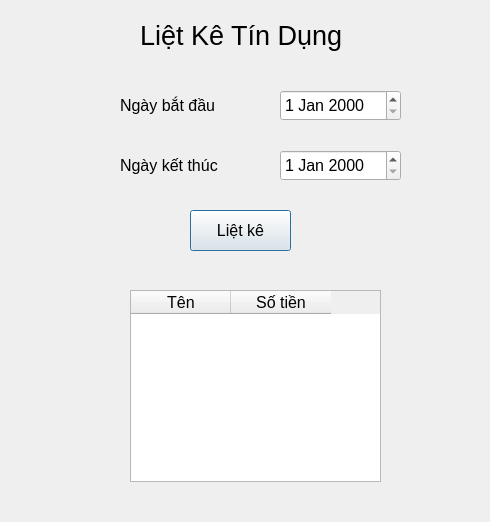
<?xml version="1.0" encoding="UTF-8"?>
<ui version="4.0">
 <class>Dialog</class>
 <widget class="QDialog" name="Dialog">
  <property name="geometry">
   <rect>
    <x>0</x>
    <y>0</y>
    <width>490</width>
    <height>522</height>
   </rect>
  </property>
  <property name="font">
   <font>
    <pointsize>2</pointsize>
   </font>
  </property>
  <property name="windowTitle">
   <string>Liệt kê tín dụng</string>
  </property>
  <widget class="QDateEdit" name="dateEdit">
   <property name="geometry">
    <rect>
     <x>280</x>
     <y>90</y>
     <width>121</width>
     <height>31</height>
    </rect>
   </property>
   <property name="font">
    <font>
     <pointsize>12</pointsize>
    </font>
   </property>
  </widget>
  <widget class="QLabel" name="label">
   <property name="geometry">
    <rect>
     <x>120</x>
     <y>90</y>
     <width>111</width>
     <height>31</height>
    </rect>
   </property>
   <property name="font">
    <font>
     <pointsize>12</pointsize>
    </font>
   </property>
   <property name="text">
    <string>Ngày bắt đầu</string>
   </property>
  </widget>
  <widget class="QDateEdit" name="dateEdit_2">
   <property name="geometry">
    <rect>
     <x>280</x>
     <y>150</y>
     <width>121</width>
     <height>31</height>
    </rect>
   </property>
   <property name="font">
    <font>
     <pointsize>12</pointsize>
    </font>
   </property>
  </widget>
  <widget class="QLabel" name="label_2">
   <property name="geometry">
    <rect>
     <x>120</x>
     <y>150</y>
     <width>111</width>
     <height>31</height>
    </rect>
   </property>
   <property name="font">
    <font>
     <pointsize>12</pointsize>
    </font>
   </property>
   <property name="text">
    <string>Ngày kết thúc</string>
   </property>
  </widget>
  <widget class="QPushButton" name="pushButton">
   <property name="geometry">
    <rect>
     <x>190</x>
     <y>210</y>
     <width>101</width>
     <height>41</height>
    </rect>
   </property>
   <property name="font">
    <font>
     <pointsize>12</pointsize>
    </font>
   </property>
   <property name="text">
    <string>Liệt kê</string>
   </property>
  </widget>
  <widget class="QTableWidget" name="tableWidget">
   <property name="geometry">
    <rect>
     <x>130</x>
     <y>290</y>
     <width>251</width>
     <height>192</height>
    </rect>
   </property>
   <property name="font">
    <font>
     <pointsize>12</pointsize>
    </font>
   </property>
   <column>
    <property name="text">
     <string>Tên</string>
    </property>
    <property name="font">
     <font>
      <pointsize>12</pointsize>
     </font>
    </property>
   </column>
   <column>
    <property name="text">
     <string>Số tiền</string>
    </property>
    <property name="font">
     <font>
      <pointsize>12</pointsize>
     </font>
    </property>
   </column>
  </widget>
  <widget class="QLabel" name="label_4">
   <property name="geometry">
    <rect>
     <x>140</x>
     <y>10</y>
     <width>221</width>
     <height>51</height>
    </rect>
   </property>
   <property name="font">
    <font>
     <pointsize>20</pointsize>
    </font>
   </property>
   <property name="text">
    <string>Liệt Kê Tín Dụng</string>
   </property>
  </widget>
 </widget>
 <resources/>
 <connections/>
</ui>
